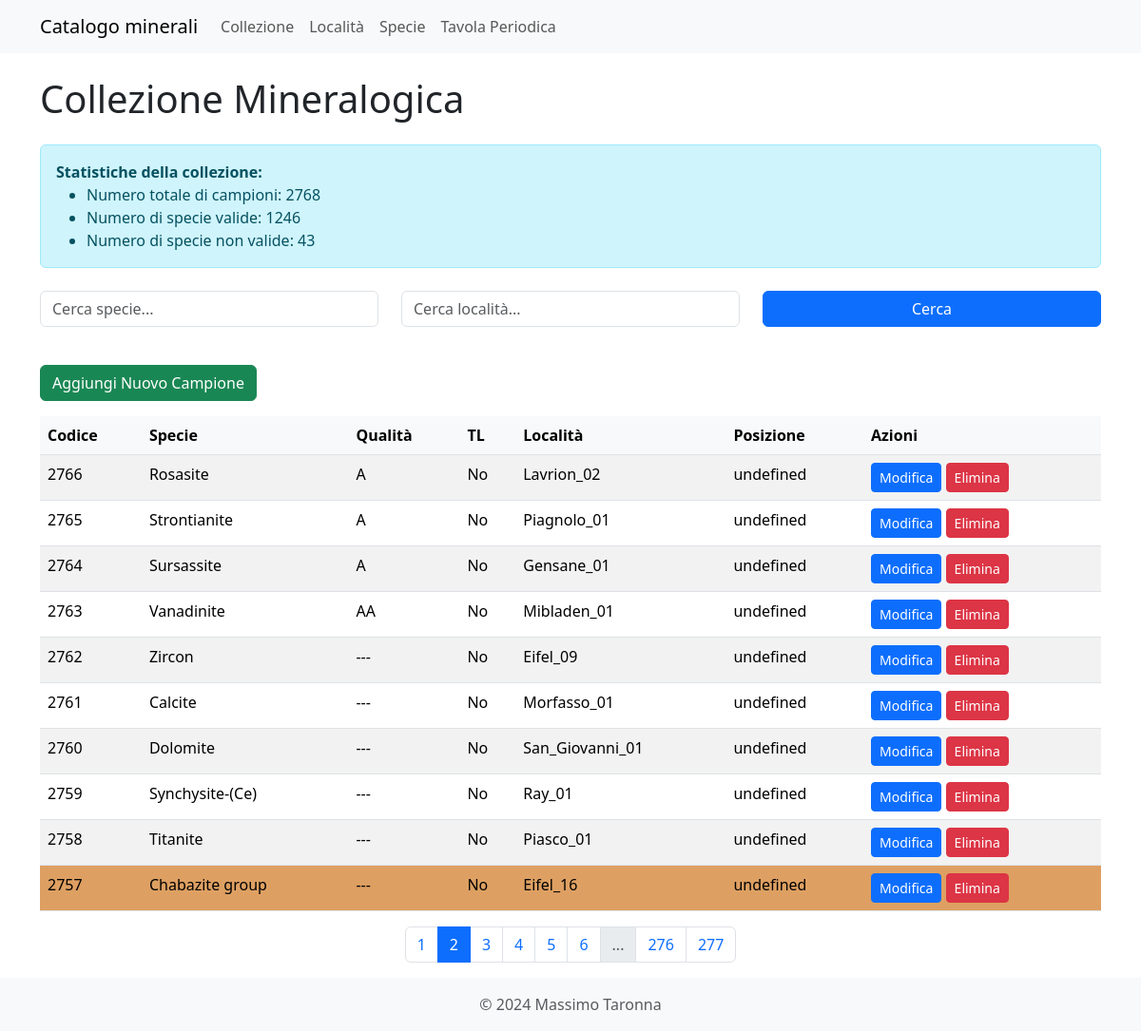
The page /collezione?page=2&specie_search=&localita_search= on the database its author committed.
### models.py (models this page shows, shortened)
class Collezione(db.Model, SerializerMixin):
    id = db.Column(db.Integer, primary_key=True)
    codice = db.Column(db.Integer, unique=True, nullable=False)
    posizione = db.Column(db.String(50))
    specie_id = db.Column(db.Integer, db.ForeignKey('specie.id', name='fk_collezione_specie'), nullable=True)
    specie_nome = db.Column(db.String(100))
    specie_non_valida = db.Column(db.String(100))
    varieta = db.Column(db.String(100))
    alias = db.Column(db.String(100))
    associazione = db.Column(db.String(100))
    cod_loc = db.Column(db.String(30), db.ForeignKey('localita.cod_loc', name='fk_collezione_localita'))
    dimensionamento = db.Column(db.String(50))
    qualita = db.Column(db.String(10))
    data_ins = db.Column(db.Date)
    data_acq = db.Column(db.Date)
    mod_acq = db.Column(db.String(50))
    acquisito_da = db.Column(db.String(100))
    costo = db.Column(db.Float)
    luogo_acq = db.Column(db.String(50))
    scambiato_per = db.Column(db.String(50))
    note = db.Column(db.Text)
    referenza = db.Column(db.String(100))
    descrizione = db.Column(db.String(200))
    fluor_lw = db.Column(db.String(20))
    fluor_sw = db.Column(db.String(20))
    radioattivo = db.Column(db.String(20))
    tl = db.Column(db.Boolean)
    specie_rel = db.relationship('Specie', back_populates='campioni')
    serialize_rules = ('-localita', '-specie_rel')

### app.py (the view)
@app.route('/collezione', methods=['GET'])
def collezione():
    page = request.args.get('page', 1, type=int)
    specie_search = request.args.get('specie-search', '')
    localita_search = request.args.get('localita-search', '')
    query = Collezione.query
    if specie_search:
        query = query.filter(Collezione.specie_nome.ilike(f'%{specie_search}%'))
    if localita_search:
        query = query.filter(Collezione.cod_loc.ilike(f'%{localita_search}%'))
    pagination = query.order_by(Collezione.codice.desc()).paginate(page=page, per_page=10, error_out=False)
    items = pagination.items
    total_campioni = query.count()
    specie_valide = db.session.query(func.count(func.distinct(Collezione.specie_id))).filter(Collezione.specie_id.isnot(None)).scalar()
    specie_non_valide = db.session.query(func.count(func.distinct(Collezione.specie_nome))).filter(Collezione.specie_id.is_(None)).scalar()
    return render_template('collezione.html',
                           items=items,
                           pagination=pagination,
                           total_campioni=total_campioni,
                           specie_valide=specie_valide,
                           specie_non_valide=specie_non_valide,
                           specie_search=specie_search,
                           localita_search=localita_search)

### app.py (called while the page is built)
@app.context_processor
def inject_specie_valide():
    specie_valide_count = db.session.query(func.count(func.distinct(Collezione.specie_id))).filter(Collezione.specie_id.isnot(None)).scalar()
    return {'specie_valide': specie_valide_count}

### templates/collezione.html (shortened to what this page needs)
{% extends "base.html" %}
{% block content %}
<h1 class="mb-4">Collezione Mineralogica</h1>
<div class="alert alert-info mb-4">
    <p class="mb-0"><strong>Statistiche della collezione:</strong></p>
    <ul class="mb-0">
        <li>Numero totale di campioni: {{ total_campioni }}</li>
        <li>Numero di specie valide: {{ specie_valide }}</li>
        <li>Numero di specie non valide: {{ specie_non_valide }}</li>
    </ul>
</div>
<form method="GET" class="mb-4">
    <div class="row">
        <div class="col-md-4 mb-3">
            <input type="text" id="specie-search" name="specie-search" class="form-control" placeholder="Cerca specie..." value="{{ specie_search }}">
        </div>
        <div class="col-md-4 mb-3">
            <input type="text" id="localita-search" name="localita-search" class="form-control" placeholder="Cerca località..." value="{{ localita_search }}">
        </div>
        <div class="col-md-4 mb-3">
            <button class="btn btn-primary w-100" type="submit">Cerca</button>
        </div>
    </div>
</form>
<a href="{{ url_for('new_collezione') }}" class="btn btn-success mb-3">Aggiungi Nuovo Campione</a>
<table class="table table-striped">
    <thead>
        <tr>
            <th>Codice</th>
            <th>Specie</th>
            <th>Qualità</th>
            <th>TL</th>
            <th>Località</th>
            <th>Posizione</th>
            <th>Azioni</th>
        </tr>
    </thead>
    <tbody>
        {% for item in items %}
        <tr class="{% if item.specie_non_valida %}non-valida{% endif %} {% if item.tl %}tl-true{% endif %}">
            <td>{{ item.codice }}</td>
            <td>{{ item.specie_nome }}</td>
            <td>{{ item.qualita }}</td>
            <td>{{ "Sì" if item.tl else "No" }}</td>
            <td>{{ item.cod_loc }}</td>
            <td>{{ item.posizione }}</td>
            <td>
                <a href="{{ url_for('edit_collezione', id=item.id) }}" class="btn btn-sm btn-primary">Modifica</a>
                <button type="button" class="btn btn-sm btn-danger" data-bs-toggle="modal" data-bs-target="#deleteModal{{ item.id }}">
                    Elimina
                </button>
            </td>
        </tr>
        {% endfor %}
    </tbody>
</table>
{% if pagination.pages > 1 %}
<nav aria-label="Page navigation">
    <ul class="pagination justify-content-center">
        {% for page in pagination.iter_pages() %}
            {% if page %}
                {% if page != pagination.page %}
                    <li class="page-item">
                        <a class="page-link" href="{{ url_for('collezione', page=page, specie_search=specie_search, localita_search=localita_search) }}">{{ page }}</a>
                    </li>
                {% else %}
                    <li class="page-item active"><span class="page-link">{{ page }}</span></li>
                {% endif %}
            {% else %}
                <li class="page-item disabled"><span class="page-link">...</span></li>
            {% endif %}
        {% endfor %}
    </ul>
</nav>
{% endif %}
{% endblock %}

### static/styles/style.css (style rules this page uses)
.table-striped tbody tr:nth-of-type(odd) { background-color: rgba(0, 0, 0, .05); }
.table th { background-color: #f8f9fa; }
table.table-striped tbody tr.non-valida, table.table-striped tbody tr.non-valida td { background-color: #dea062 !important; }

### rows shown on the page
Collezione: codice "2766", specie_nome "Rosasite", qualita "A", tl "No", cod_loc "Lavrion_02", posizione "undefined"
Collezione: codice "2765", specie_nome "Strontianite", qualita "A", tl "No", cod_loc "Piagnolo_01", posizione "undefined"
Collezione: codice "2764", specie_nome "Sursassite", qualita "A", tl "No", cod_loc "Gensane_01", posizione "undefined"
Collezione: codice "2763", specie_nome "Vanadinite", qualita "AA", tl "No", cod_loc "Mibladen_01", posizione "undefined"
Collezione: codice "2762", specie_nome "Zircon", qualita "---", tl "No", cod_loc "Eifel_09", posizione "undefined"
Collezione: codice "2761", specie_nome "Calcite", qualita "---", tl "No", cod_loc "Morfasso_01", posizione "undefined"
Collezione: codice "2760", specie_nome "Dolomite", qualita "---", tl "No", cod_loc "San_Giovanni_01", posizione "undefined"
Collezione: codice "2759", specie_nome "Synchysite-(Ce)", qualita "---", tl "No", cod_loc "Ray_01", posizione "undefined"
Collezione: codice "2758", specie_nome "Titanite", qualita "---", tl "No", cod_loc "Piasco_01", posizione "undefined"
Collezione: codice "2757", specie_nome "Chabazite group", qualita "---", tl "No", cod_loc "Eifel_16", posizione "undefined"

### other values the page prints
{{ total_campioni }} "2768"
{{ specie_valide }} "1246"
{{ specie_non_valide }} "43"
{{ page }} "1" "3" "4" "5" "6" "276" "277"
{{ page }} "2"
